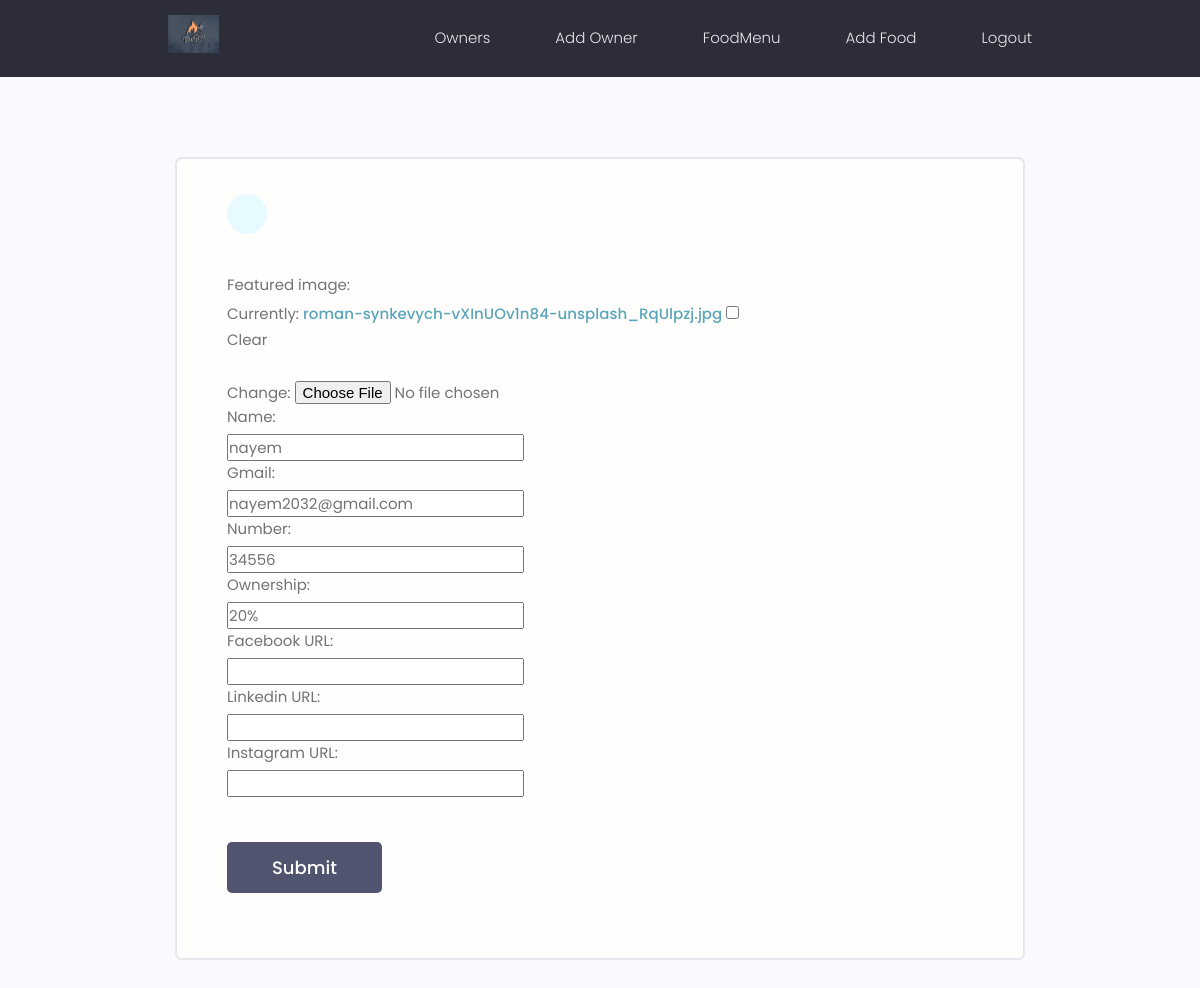
Page /ownerpanel/editowner/d4fca07e788942a8bd3965efae2d5cbc/ (signed in) on the committed database.
### Owner_Panel/models.py (models this page shows, shortened)
class Owner_Panel(models.Model):
    featured_image = models.ImageField(blank=True,null=True,default='default.jpg')
    name = models.CharField(max_length=200, null=False, blank=False)
    gmail = models.CharField(max_length=200, null=False, blank=False)
    number = models.IntegerField(null=False, blank=False)
    ownership = models.CharField(max_length=200, null=False, blank=False)
    id = models.UUIDField(default=uuid.uuid4, unique=True,
                          primary_key=True, editable=False)
    created = models.DateTimeField(auto_now_add=True)
    owner_priority_serial = models.IntegerField(null=True, blank=True)
    Facebook_URL = models.CharField(max_length=200, null=True, blank=True)
    Linkedin_URL = models.CharField(max_length=200, null=True, blank=True)
    Instagram_URL = models.CharField(max_length=200, null=True, blank=True)

### Owner_Panel/views.py (the view)
# urls.py: path('editowner/<str:owner_id>/',views.edit_owner,name="edit_owner"),
@login_required(login_url='ownerlogin')
def edit_owner(request,owner_id):
    perticular_owner_details = Owner_Panel.objects.get(id=owner_id)
    form = editOwner(instance=perticular_owner_details)
    context = {'form':form,'perticular_owner':perticular_owner_details}
    if request.method == 'POST':
        form = editOwner(request.POST, request.FILES, instance=perticular_owner_details)
        if form.is_valid():
            form.save()
            messages.success(request,"Successfully Edited")
            return redirect('Owner_details',owner_id)
    return render(request,'Owner_Panel/edit_owner.html', context)

### Owner_Panel/editOwnerForms.py
class editOwner(ModelForm):
    class Meta:
        model = Owner_Panel
        exclude = ['owner_priority_serial','created']

### Owner_Panel/templates/Owner_Panel/edit_owner.html (shortened to what this page needs)
{% extends 'main.html' %}
{% block content %}
<main class="formPage my-xl">
  <div class="content-box">
      <div class="formWrapper">
          <a class="backButton" href="{% url "Owner_details" perticular_owner.id %}"></a>
          <br>
          <div class="form-group">
            <form action="" method="POST" enctype="multipart/form-data">
                <div class="form__field">
                  {{form.as_table}}
                </div>
                <input class="btn btn--sub btn--lg  my-md" type="submit" value="Submit" />
            </form>
          </div>
      </div>
  </div>
</main>
{% endblock %}

### static/styles/app.css (style rules this page uses)
:root { --color-sub: #2d2d39; }
.btn--sub { background-color: var(--color-sub-light); }
.content-box { width: 95%; max-width: 85rem; margin: 0 auto; }
.backButton { background: var(--color-main-light); color: var(--color-main); width: 4rem; height: 4rem; display: flex; align-items: center; justify-content: center; border-radius: 50%; }
.formPage .formWrapper { list-style: none; background: var(--color-white); padding: 3.5rem 5rem; border: 2px solid var(--color-light); border-radius: 0.7rem; }

### static/uikit/styles/modules/_variables.css (style rules this page uses)
:root { --color-main: #5aa5b9; --color-main-light: #e6faff; --color-sub: #3f4156; --color-sub-light: #51546e; --color-sub-lighter: #ededfd; --color-text: #737373; --color-gray: #8b8b8b; --color-light: #e5e7eb; --color-light-gray: #767676; --color-bg: #f8fafd; --color-white: #fffefd; --color-white-light: #f3f3f3; --color-success: #359e64; --color-success-bg: #def8e8; --color-error: #fc4b0b; --color-error-bg: #fff2ee; --font-base: 'Poppins', arial, helvetica, 'Segoe UI', roboto, ubuntu, sans-serif; --font-monospace: 'Fira Code', 'Courier New', courier, monospace; --font-regular: 300; --font-medium: 500; --font-bold: 700; --generic-shadow: 1px 1px 5px #00000010; --generic-transition: all 0.3s ease-in-out; }

### static/uikit/styles/modules/_base.css (style rules this page uses)
* { margin: 0; padding: 0; box-sizing: border-box; text-rendering: optimizeLegibility; color: inherit; font-size: inherit; }
html { font-size: 50%; }
@media only screen and (min-width: 480px) { html { font-size: 56.25%; } }
@media only screen and (min-width: 1200px) { html { font-size: 62.5%; } }
body { line-height: 1.6; font-weight: 400; font-size: 1.5rem; color: var(--color-text); background-color: var(--color-bg); min-height: 100vh; }

### static/uikit/styles/modules/_typography.css (style rules this page uses)
* { font-family: var(--font-base); }
a { padding-bottom: 2px; text-decoration: none; display: inline-block; color: var(--color-main); font-weight: var(--font-medium); }

### static/uikit/styles/modules/_utilities.css (style rules this page uses)
.my-md { margin: 3rem auto; }
.my-xl { margin: 8rem auto; }

### static/uikit/styles/modules/_button.css (style rules this page uses)
.btn { display: inline-block; position: relative; cursor: pointer; background-color: var(--color-light); font-weight: var(--font-medium); color: var(--color-sub); text-decoration: none; padding: 1rem 2rem; border-radius: 0.5rem; border: none; width: -webkit-fit-content; width: -moz-fit-content; width: fit-content; height: -webkit-fit-content; height: -moz-fit-content; height: fit-content; font-size: 1.6rem; outline-width: 0; outline-color: transparent; -webkit-backface-visibility: hidden; backface-visibility: hidden; transition: all 0.3s ease-in-out; }
.btn--sub { background-color: var(--color-sub); color: var(--color-white); }
.btn--lg { font-size: 1.8rem; padding: 1.2rem 4.5rem; }

### static/uikit/styles/modules/_form.css (style rules this page uses)
.form__field { margin-top: 1.5rem; margin-bottom: 1.5rem; }
.form__label, .form__field > label { display: block; margin-bottom: 0.5rem; color: var(--color-text); }

### rows in the picture
Owner_Panel: name "nayem", gmail "nayem2032@gmail.com", number "34556", ownership "20%"
